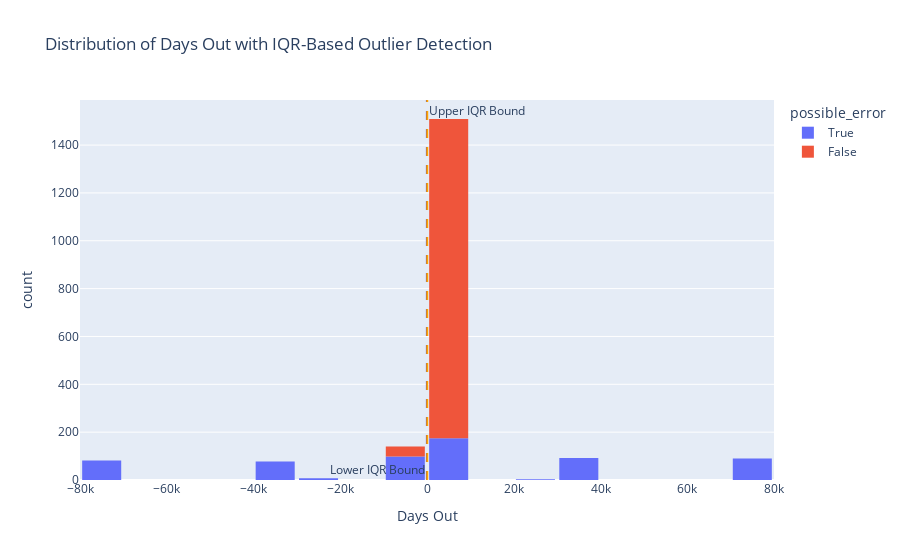

Notebook cell for this chart:
### Code cell
## Using IQR for skewed outlier detection
days_out = ckts['days_out']

Q1 = days_out.quantile(0.25)
Q3 = days_out.quantile(0.75)
IQR = Q3 - Q1

lower_bound = Q1 - 1.5 * IQR
upper_bound = Q3 + 1.5 * IQR

ckts['possible_error'] = (ckts['days_out'] < lower_bound) | (ckts['days_out'] > upper_bound)

print(ckts['possible_error'].value_counts())

fig = px.histogram(
    ckts,
    x='days_out',
    nbins=20,
    color='possible_error',
    title='Distribution of Days Out with IQR-Based Outlier Detection',
    labels={'days_out': 'Days Out'}
)

fig.add_vline(x=lower_bound, line_dash='dash', line_color='blue', annotation_text='Lower IQR Bound', annotation_position='bottom left')
fig.add_vline(x=upper_bound, line_dash='dash', line_color='orange', annotation_text='Upper IQR Bound', annotation_position='top right')

fig.update_layout(bargap=0.1)
fig.show()

### Figure 1 — Plotly figure (JSON) as saved in the notebook; plotly's stock layout.template omitted (floating-point values rounded to 4 significant figures; data arrays with more than 128 entries replaced by an {"elided": "..."} marker saying what was removed)
{"data": [{"alignmentgroup": "True", "bingroup": "x", "hovertemplate": "possible_error=True<br>Days Out=%{x}<br>count=%{y}<extra></extra>", "legendgroup": "True", "marker": {"color": "#636efa", "pattern": {"shape": ""}}, "name": "True", "nbinsx": 20, "offsetgroup": "True", "orientation": "v", "showlegend": true, "type": "histogram", "x": {"elided": "624 int values"}, "xaxis": "x", "yaxis": "y"}, {"alignmentgroup": "True", "bingroup": "x", "hovertemplate": "possible_error=False<br>Days Out=%{x}<br>count=%{y}<extra></extra>", "legendgroup": "False", "marker": {"color": "#EF553B", "pattern": {"shape": ""}}, "name": "False", "nbinsx": 20, "offsetgroup": "False", "orientation": "v", "showlegend": true, "type": "histogram", "x": {"elided": "1376 int values"}, "xaxis": "x", "yaxis": "y"}], "layout": {"annotations": [{"showarrow": false, "text": "Lower IQR Bound", "x": -17.5, "xanchor": "right", "xref": "x", "y": 0, "yanchor": "bottom", "yref": "y domain"}, {"showarrow": false, "text": "Upper IQR Bound", "x": 50.5, "xanchor": "left", "xref": "x", "y": 1, "yanchor": "top", "yref": "y domain"}], "bargap": 0.1, "barmode": "relative", "legend": {"title": {"text": "possible_error"}, "tracegroupgap": 0}, "shapes": [{"line": {"color": "blue", "dash": "dash"}, "type": "line", "x0": -17.5, "x1": -17.5, "xref": "x", "y0": 0, "y1": 1, "yref": "y domain"}, {"line": {"color": "orange", "dash": "dash"}, "type": "line", "x0": 50.5, "x1": 50.5, "xref": "x", "y0": 0, "y1": 1, "yref": "y domain"}], "title": {"text": "Distribution of Days Out with IQR-Based Outlier Detection"}, "xaxis": {"anchor": "y", "domain": [0, 1], "title": {"text": "Days Out"}}, "yaxis": {"anchor": "x", "domain": [0, 1], "title": {"text": "count"}}}}
